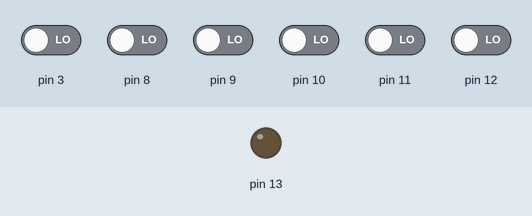
Recording of a sketch running on a simulated Arduino Uno, built with avr-gcc and run on an emulated ATmega328P. On the bench: output pins drawn as LEDs (lit = HIGH). Inputs (shaded band) come from the test bench; at power-on: pin 3, pin 8–12 LOW. What the sketch prints to the serial monitor is not drawn.

Above: at 0.1 s.
At 0.6 s:
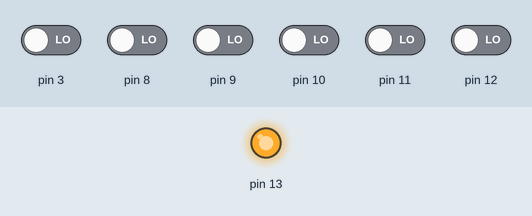
Timing chart, 0 to 7.0 s (numbered marks = the images above):
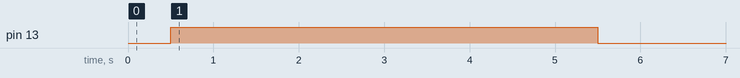

The sketch:

PID_QTR_Line_Follower.ino
```cpp
#include <QTRSensors.h>

#define NUM_SENSORS   6     // number of sensors used
#define TIMEOUT       2500  // waits for 2500 microseconds for sensor outputs to go low
#define EMITTER_PIN   2     // emitter is controlled by digital pin 2

// sensors 0 through 7 are connected to digital pins 3 through 10, respectively
QTRSensorsRC qtrrc((unsigned char[]) {3, 8, 9, 10, 11, 12}, NUM_SENSORS, TIMEOUT, EMITTER_PIN);
unsigned int sensorValues[NUM_SENSORS];

int E2 = 6; //M2 speed control
int E1 = 5; //M1 speed control. E1 and E2 are pwm pins.
int M1 = 4; //M1 Direction Control
int M2 = 7; //M2 Direction Control

void setup()
{
  delay(500);
  pinMode(13, OUTPUT);
  digitalWrite(13, HIGH);    // turn on Arduino's LED to indicate we are in calibration mode
  for (int i = 0; i < 200; i++)  // make the calibration take about 10 seconds
  {
    qtrrc.calibrate();       // reads all sensors 10 times at 2500 us per read (i.e. ~25 ms per call)
  }
  digitalWrite(13, LOW);     // turn off Arduino's LED to indicate we are through with calibration

  // print the calibration minimum values measured when emitters were on (mostly used for testing)
  Serial.begin(9600);
  for (int i = 0; i < NUM_SENSORS; i++)
  {
    Serial.print(qtrrc.calibratedMinimumOn[i]);
    Serial.print(' ');
  }
  Serial.println();

  // print the calibration maximum values measured when emitters were on (mostly used for testing)
  for (int i = 0; i < NUM_SENSORS; i++)
  {
    Serial.print(qtrrc.calibratedMaximumOn[i]);
    Serial.print(' ');
  }
  Serial.println();
  Serial.println();
  delay(1000);

  //move robot forward and begin loop
  digitalWrite(M1, HIGH);
  digitalWrite(M2, HIGH);
}

void loop()
{
  int lastError;

  // read calibrated sensor values and obtain a measure of the line position from 0 to 5000
  unsigned int position = qtrrc.readLine(sensorValues);

  //compute error from line position. error will be near-zero when robot is centered
  //over line.

  int error = position - 2460;

  delay(250);

  // set the motor speed based on proportional and derivative PID terms (experimentally determined)
  // KP is the a floating-point proportional constant
  // KD is the floating-point derivative constant

  float KP = 0.05;
  float KD = 2.0;

  lastError = error;

  int motorSpeed = KP * error + KD * (error - lastError);

  //change our motor speeds based on PD calculation
  int m1Speed = 100 + motorSpeed;
  int m2Speed = 100 - motorSpeed;

  //force motor speeds to be positive
  if (m1Speed < 0)
    m1Speed = 0;
  if (m2Speed < 0)
    m2Speed = 0;

  // set motor speeds using the two motor speed variables above
  digitalWrite(E1, m2Speed);
  digitalWrite(E2, m1Speed);
}
```
